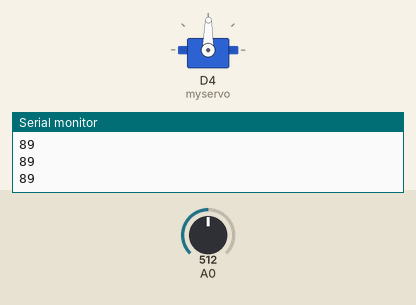
A sketch run on a simulated ESP8266 (NodeMCU). Shown: servo, the last lines printed to the serial monitor. The inputs (shaded band) are chosen by the test bench; at power-on: A0 = 512.

Above: at 1.2 s.
1.3 s: A0 set to 716
At 1.8 s:
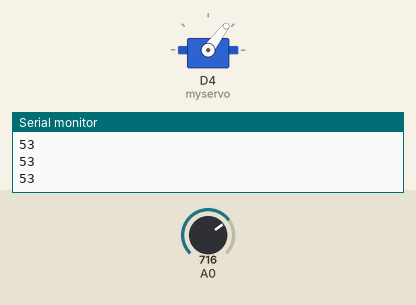
2.8 s: A0 set to 900
At 4.0 s:
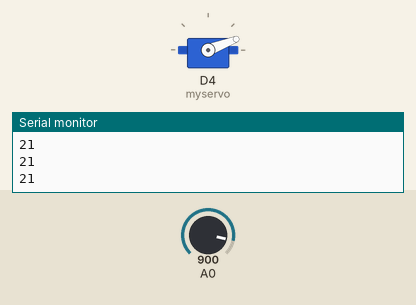
4.3 s: A0 set to 1023
At 5.5 s:
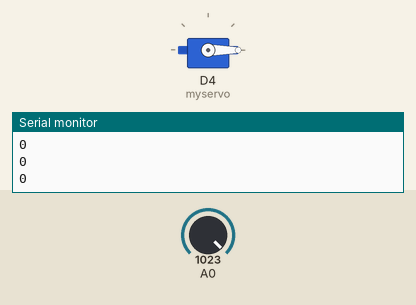
5.8 s: A0 set to 306
At 6.7 s:
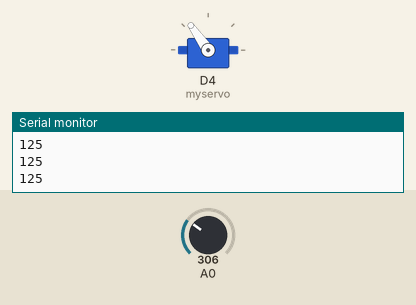
7.3 s: A0 set to 122
At 7.9 s:
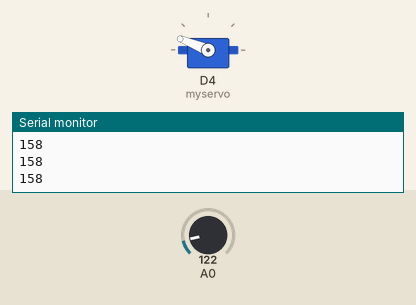
8.8 s: A0 set to 511
At 9.1 s:
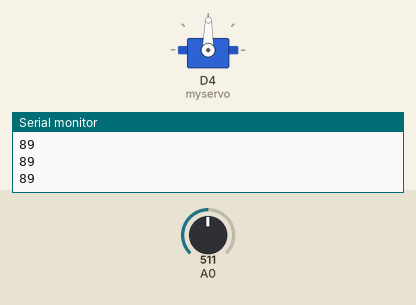
Timing chart, 0 to 11.3 s (numbered marks = the images above; inputs shaded):
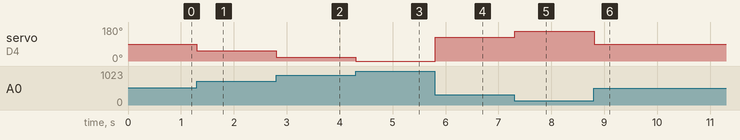

Measured:
- after the input at 1.3 s, servo on D4 (myservo): 89° → 53° at once
- after the input at 2.8 s, servo on D4 (myservo): 53° → 21° at once
- after the input at 4.3 s, servo on D4 (myservo): 21° → 0° at once
- after the input at 5.8 s, servo on D4 (myservo): 0° → 125° at once
- after the input at 7.3 s, servo on D4 (myservo): 125° → 158° at once
- after the input at 8.8 s, servo on D4 (myservo): 158° → 89° at once

The sketch:

ESP8266_Potensio_Servo.ino
```cpp
#include <Servo.h>
Servo myservo;
int data,deg;
void setup() {
Serial.begin(115200);
myservo.attach(D4,500,2500);//set pin dan sudut 0-180
}
void loop() {
data=analogRead(A0);
deg=map(data,1024,0,0,180);//ubah skala 0-1023 ke 0-180
Serial.println(deg);
myservo.write(deg);
delay(100);
}
```
